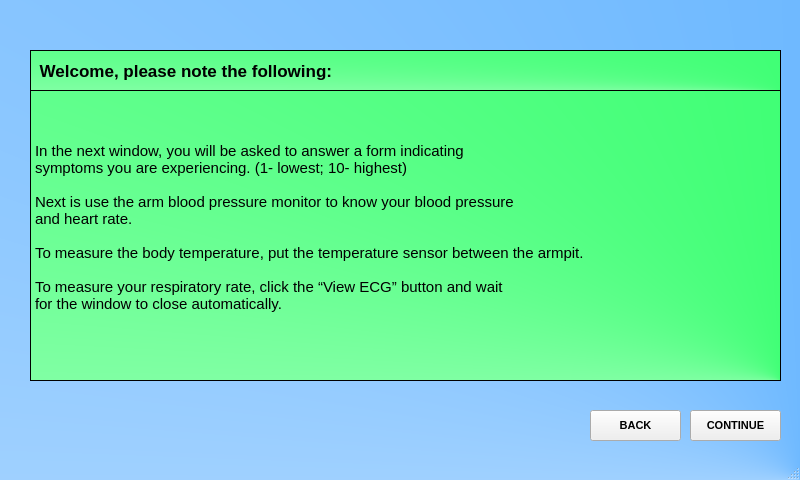
<?xml version="1.0" encoding="UTF-8"?>
<ui version="4.0">
 <class>MainWindow</class>
 <widget class="QMainWindow" name="MainWindow">
  <property name="geometry">
   <rect>
    <x>0</x>
    <y>0</y>
    <width>800</width>
    <height>480</height>
   </rect>
  </property>
  <property name="windowTitle">
   <string>MainWindow</string>
  </property>
  <property name="styleSheet">
   <string notr="true">#MainWindow
{
background-color: qconicalgradient(cx:1, cy:1, angle:0, stop:0 rgba(63, 162, 255, 255), stop:1 rgba(255, 255, 255, 255));
}</string>
  </property>
  <widget class="QWidget" name="centralwidget">
   <widget class="QLabel" name="label">
    <property name="geometry">
     <rect>
      <x>30</x>
      <y>50</y>
      <width>751</width>
      <height>41</height>
     </rect>
    </property>
    <property name="font">
     <font>
      <pointsize>13</pointsize>
      <weight>75</weight>
      <bold>true</bold>
     </font>
    </property>
    <property name="styleSheet">
     <string notr="true">background-color: qconicalgradient(cx:1, cy:1, angle:0, stop:0 rgba(1, 255, 72, 255), stop:1 rgba(255, 255, 255, 255));</string>
    </property>
    <property name="frameShape">
     <enum>QFrame::Box</enum>
    </property>
    <property name="text">
     <string> Welcome, please note the following:</string>
    </property>
   </widget>
   <widget class="QLabel" name="label_2">
    <property name="geometry">
     <rect>
      <x>30</x>
      <y>90</y>
      <width>751</width>
      <height>291</height>
     </rect>
    </property>
    <property name="font">
     <font>
      <pointsize>11</pointsize>
      <weight>50</weight>
      <bold>false</bold>
     </font>
    </property>
    <property name="styleSheet">
     <string notr="true">background-color: qconicalgradient(cx:1, cy:1, angle:0, stop:0 rgba(1, 255, 72, 255), stop:1 rgba(255, 255, 255, 255));</string>
    </property>
    <property name="frameShape">
     <enum>QFrame::Box</enum>
    </property>
    <property name="text">
     <string>In the next window, you will be asked to answer a form indicating
symptoms you are experiencing. (1- lowest; 10- highest)

Next is use the arm blood pressure monitor to know your blood pressure
and heart rate.

To measure the body temperature, put the temperature sensor between the armpit.

To measure your respiratory rate, click the “View ECG” button and wait
for the window to close automatically.
</string>
    </property>
   </widget>
   <widget class="QPushButton" name="continueButton">
    <property name="geometry">
     <rect>
      <x>690</x>
      <y>410</y>
      <width>91</width>
      <height>31</height>
     </rect>
    </property>
    <property name="font">
     <font>
      <pointsize>8</pointsize>
      <weight>75</weight>
      <bold>true</bold>
     </font>
    </property>
    <property name="text">
     <string>CONTINUE</string>
    </property>
   </widget>
   <widget class="QPushButton" name="logoutButton">
    <property name="geometry">
     <rect>
      <x>590</x>
      <y>410</y>
      <width>91</width>
      <height>31</height>
     </rect>
    </property>
    <property name="font">
     <font>
      <pointsize>8</pointsize>
      <weight>75</weight>
      <bold>true</bold>
     </font>
    </property>
    <property name="text">
     <string>BACK</string>
    </property>
   </widget>
  </widget>
  <widget class="QMenuBar" name="menubar">
   <property name="geometry">
    <rect>
     <x>0</x>
     <y>0</y>
     <width>800</width>
     <height>26</height>
    </rect>
   </property>
  </widget>
  <widget class="QStatusBar" name="statusbar"/>
 </widget>
 <resources/>
 <connections/>
</ui>
